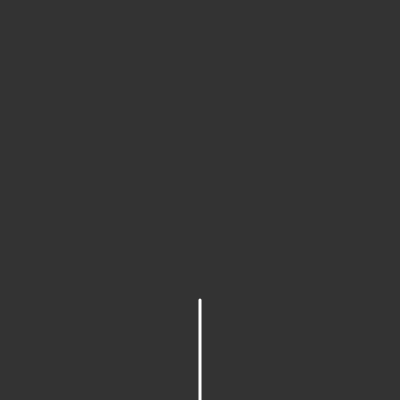
Frame 1 (no input)
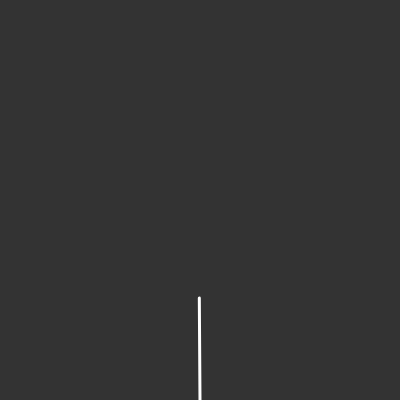
Frame 60 (no input)
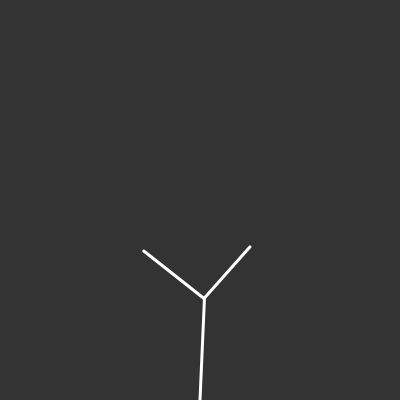
Frame 120 (the mouse pressed at the canvas centre since frame 60)

The p5.js sketch that drew these frames (run headless with seeded random() and noise() and a simulated clock; from frame 60 on, the mouse is pressed at the canvas centre):

// p5.js sketch
// ── sketch.js
let tree = [];
function setup() {
  createCanvas(400, 400);
  let len = 100;
  let begin = createVector(width/2, height);
  let end = createVector(width/2, height - len);
  root = new Branch(begin, end);
  tree[0] = root;
}

function draw() {
  background(51);
  for(let i = 0; i < tree.length; i++){
    tree[i].show();
    tree[i].jitter();
  }
}

function mousePressed(){
  for(let i = tree.length - 1; i >= 0; i--){
    if(!tree[i].finished){
      tree.push(tree[i].branch_right());
      tree.push(tree[i].branch_left());
    }
    tree[i].finished = true;
  }
}
// ── branch.js
class Branch{

  constructor(begin, end){
    this.begin = begin;
    this.end = end;
    this.finished = false;
  }

  show(){
    stroke(255);
    strokeWeight(3);
    line(this.begin.x, this.begin.y, this.end.x, this.end.y);
  }
  
  jitter(){
    this.end.x += random(-1, 1);
    this.end.y += random(-1, 1);

  }
  
  wind(dir){
    
  }
  
  branch_right(){
    let dir = p5.Vector.sub(this.end, this.begin);
    dir.rotate(PI / 4);
    dir.mult(0.67);
    let newEnd = p5.Vector.add(this.end, dir);
    let right = new Branch(this.end, newEnd);
    return right;
  }
  
  branch_left(){
    let dir = p5.Vector.sub(this.end, this.begin);
    dir.rotate(-PI / 4);
    dir.mult(0.67);
    let newEnd = p5.Vector.add(this.end, dir);
    let left = new Branch(this.end, newEnd);
    return left;
  }

  
  
}
